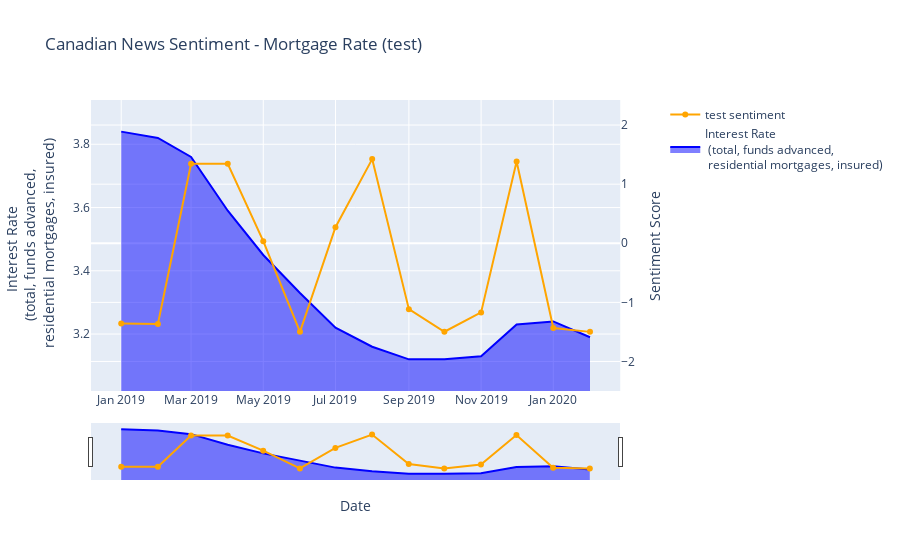

Notebook cell for this chart:
### Code cell
source_name = "Bloomberg"

test_fig = plot_combined_graph(test_mrg_df, mixedsource_senti_df.query('source==@source_name '), test_indicator_name, test_title)
test_fig.show()

### Figure 1 — Plotly figure (JSON) as saved in the notebook; plotly's stock layout.template omitted (floating-point values rounded to 4 significant figures)
{"data": [{"fill": "tonexty", "line": {"color": "blue"}, "mode": "lines", "name": "Interest Rate  <br> (total, funds advanced, <br> residential mortgages, insured)", "type": "scatter", "x": ["2019-01-01", "2019-02-01", "2019-03-01", "2019-04-01", "2019-05-01", "2019-06-01", "2019-07-01", "2019-08-01", "2019-09-01", "2019-10-01", "2019-11-01", "2019-12-01", "2020-01-01", "2020-02-01"], "xaxis": "x", "y": [3.84, 3.82, 3.76, 3.59, 3.45, 3.33, 3.22, 3.16, 3.12, 3.12, 3.13, 3.23, 3.24, 3.19], "yaxis": "y"}, {"line": {"color": "orange"}, "name": "test sentiment", "type": "scatter", "x": ["2019-01-01", "2019-02-01", "2019-03-01", "2019-04-01", "2019-05-01", "2019-06-01", "2019-07-01", "2019-08-01", "2019-09-01", "2019-10-01", "2019-11-01", "2019-12-01", "2020-01-01", "2020-02-01"], "xaxis": "x", "y": [-1.358, -1.364, 1.346, 1.346, 0.03558, -1.499, 0.2712, 1.424, -1.116, -1.497, -1.17, 1.385, -1.433, -1.499, -1.383, -0.9442, -0.0008413, -1.255, -1.487, -1.339, 1.237, 1.233, -1.499, -1.496, -0.1414, -1.494, -1.149, 1.326, -1.329, -1.441, -1.499, -1.49, -1.393, -1.334, -1.421, -1.331, -1.491, -1.489, -1.499, -1.465, -1.49, -1.473, -1.498, -1.498], "yaxis": "y2"}], "layout": {"title": {"text": "Canadian News Sentiment - Mortgage Rate (test)"}, "xaxis": {"anchor": "y", "domain": [0, 0.94], "rangeslider": {"visible": true}, "title": {"text": "Date"}}, "yaxis": {"anchor": "x", "autorange": false, "domain": [0, 1], "range": [3.02, 3.94], "title": {"text": "Interest Rate  <br> (total, funds advanced, <br> residential mortgages, insured)"}}, "yaxis2": {"anchor": "x", "overlaying": "y", "range": [-2.499, 2.424], "side": "right", "title": {"text": "Sentiment Score"}}}}
